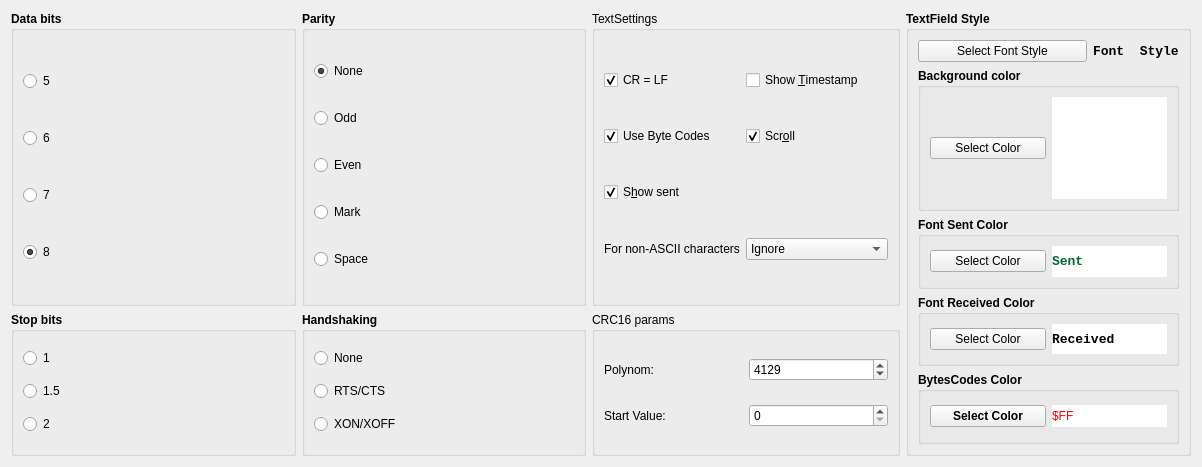
<?xml version="1.0" encoding="UTF-8"?>
<ui version="4.0">
 <class>Form</class>
 <widget class="QWidget" name="Form">
  <property name="geometry">
   <rect>
    <x>0</x>
    <y>0</y>
    <width>1202</width>
    <height>467</height>
   </rect>
  </property>
  <property name="windowTitle">
   <string>Settings</string>
  </property>
  <property name="windowIcon">
   <iconset resource="logo.qrc">
    <normaloff>:/Settings/icon/customize.bmp</normaloff>:/Settings/icon/customize.bmp</iconset>
  </property>
  <layout class="QGridLayout" name="gridLayout">
   <item row="0" column="0" rowspan="2">
    <widget class="QGroupBox" name="GBDatabits">
     <property name="font">
      <font>
       <weight>75</weight>
       <bold>true</bold>
      </font>
     </property>
     <property name="title">
      <string>Data bits</string>
     </property>
     <property name="checkable">
      <bool>false</bool>
     </property>
     <layout class="QGridLayout" name="gridLayout_2">
      <item row="2" column="0">
       <widget class="QRadioButton" name="RBDatabits6">
        <property name="font">
         <font>
          <weight>50</weight>
          <bold>false</bold>
         </font>
        </property>
        <property name="text">
         <string>6</string>
        </property>
       </widget>
      </item>
      <item row="1" column="0">
       <widget class="QRadioButton" name="RBDatabits5">
        <property name="font">
         <font>
          <weight>50</weight>
          <bold>false</bold>
         </font>
        </property>
        <property name="text">
         <string>5</string>
        </property>
       </widget>
      </item>
      <item row="3" column="0">
       <widget class="QRadioButton" name="RBDatabits7">
        <property name="font">
         <font>
          <weight>50</weight>
          <bold>false</bold>
         </font>
        </property>
        <property name="text">
         <string>7</string>
        </property>
       </widget>
      </item>
      <item row="4" column="0">
       <widget class="QRadioButton" name="RBDatabits8">
        <property name="font">
         <font>
          <weight>50</weight>
          <bold>false</bold>
         </font>
        </property>
        <property name="text">
         <string>8</string>
        </property>
        <property name="checked">
         <bool>true</bool>
        </property>
       </widget>
      </item>
     </layout>
    </widget>
   </item>
   <item row="0" column="1" rowspan="2">
    <widget class="QGroupBox" name="GBParity">
     <property name="font">
      <font>
       <weight>75</weight>
       <bold>true</bold>
      </font>
     </property>
     <property name="title">
      <string>Parity</string>
     </property>
     <layout class="QGridLayout" name="gridLayout_3">
      <item row="3" column="0">
       <widget class="QRadioButton" name="RBParityMark">
        <property name="font">
         <font>
          <weight>50</weight>
          <bold>false</bold>
         </font>
        </property>
        <property name="text">
         <string>Mark</string>
        </property>
       </widget>
      </item>
      <item row="0" column="0">
       <widget class="QRadioButton" name="RBParityNone">
        <property name="font">
         <font>
          <weight>50</weight>
          <bold>false</bold>
         </font>
        </property>
        <property name="text">
         <string>None</string>
        </property>
        <property name="checked">
         <bool>true</bool>
        </property>
       </widget>
      </item>
      <item row="1" column="0">
       <widget class="QRadioButton" name="RBParityOdd">
        <property name="font">
         <font>
          <weight>50</weight>
          <bold>false</bold>
         </font>
        </property>
        <property name="text">
         <string>Odd</string>
        </property>
       </widget>
      </item>
      <item row="2" column="0">
       <widget class="QRadioButton" name="RBParityEven">
        <property name="font">
         <font>
          <weight>50</weight>
          <bold>false</bold>
         </font>
        </property>
        <property name="text">
         <string>Even</string>
        </property>
       </widget>
      </item>
      <item row="4" column="0">
       <widget class="QRadioButton" name="RBParitySpace">
        <property name="font">
         <font>
          <weight>50</weight>
          <bold>false</bold>
         </font>
        </property>
        <property name="text">
         <string>Space</string>
        </property>
       </widget>
      </item>
     </layout>
    </widget>
   </item>
   <item row="2" column="0">
    <widget class="QGroupBox" name="GBStopBits">
     <property name="font">
      <font>
       <weight>75</weight>
       <bold>true</bold>
      </font>
     </property>
     <property name="title">
      <string>Stop bits</string>
     </property>
     <layout class="QGridLayout" name="gridLayout_4">
      <item row="0" column="0">
       <widget class="QRadioButton" name="RBStopbits1">
        <property name="font">
         <font>
          <weight>50</weight>
          <bold>false</bold>
         </font>
        </property>
        <property name="text">
         <string>1</string>
        </property>
       </widget>
      </item>
      <item row="1" column="0">
       <widget class="QRadioButton" name="RBStopbits15">
        <property name="font">
         <font>
          <weight>50</weight>
          <bold>false</bold>
         </font>
        </property>
        <property name="text">
         <string>1.5</string>
        </property>
       </widget>
      </item>
      <item row="2" column="0">
       <widget class="QRadioButton" name="RBStopbits2">
        <property name="font">
         <font>
          <weight>50</weight>
          <bold>false</bold>
         </font>
        </property>
        <property name="text">
         <string>2</string>
        </property>
       </widget>
      </item>
     </layout>
    </widget>
   </item>
   <item row="2" column="1">
    <widget class="QGroupBox" name="GBHandshaking">
     <property name="font">
      <font>
       <weight>75</weight>
       <bold>true</bold>
      </font>
     </property>
     <property name="title">
      <string>Handshaking</string>
     </property>
     <layout class="QGridLayout" name="gridLayout_5">
      <item row="1" column="0">
       <widget class="QRadioButton" name="RBHandRts">
        <property name="font">
         <font>
          <weight>50</weight>
          <bold>false</bold>
         </font>
        </property>
        <property name="text">
         <string>RTS/CTS</string>
        </property>
       </widget>
      </item>
      <item row="0" column="0">
       <widget class="QRadioButton" name="RBHandNone">
        <property name="font">
         <font>
          <weight>50</weight>
          <bold>false</bold>
         </font>
        </property>
        <property name="text">
         <string>None</string>
        </property>
       </widget>
      </item>
      <item row="2" column="0">
       <widget class="QRadioButton" name="RBHandXOnOFf">
        <property name="font">
         <font>
          <weight>50</weight>
          <bold>false</bold>
         </font>
        </property>
        <property name="text">
         <string>XON/XOFF</string>
        </property>
       </widget>
      </item>
     </layout>
    </widget>
   </item>
   <item row="2" column="3">
    <widget class="QGroupBox" name="GBCRC">
     <property name="title">
      <string>CRC16 params</string>
     </property>
     <layout class="QGridLayout" name="gridLayout_9">
      <item row="0" column="1">
       <widget class="QSpinBox" name="SpinPoly">
        <property name="maximum">
         <number>9999</number>
        </property>
        <property name="value">
         <number>4129</number>
        </property>
       </widget>
      </item>
      <item row="0" column="0">
       <widget class="QLabel" name="LblPoly">
        <property name="text">
         <string>Polynom:</string>
        </property>
       </widget>
      </item>
      <item row="1" column="0">
       <widget class="QLabel" name="LblStart">
        <property name="text">
         <string>Start Value: </string>
        </property>
       </widget>
      </item>
      <item row="1" column="1">
       <widget class="QSpinBox" name="SpinStart">
        <property name="maximum">
         <number>65535</number>
        </property>
       </widget>
      </item>
     </layout>
    </widget>
   </item>
   <item row="0" column="3" rowspan="2">
    <widget class="QGroupBox" name="CBTextSettings">
     <property name="title">
      <string>TextSettings</string>
     </property>
     <layout class="QGridLayout" name="gridLayout_8">
      <item row="0" column="0">
       <widget class="QCheckBox" name="CBEndLine">
        <property name="text">
         <string>CR = LF</string>
        </property>
        <property name="checked">
         <bool>true</bool>
        </property>
       </widget>
      </item>
      <item row="0" column="1">
       <widget class="QCheckBox" name="CBTime">
        <property name="text">
         <string>Show &amp;Timestamp</string>
        </property>
       </widget>
      </item>
      <item row="1" column="0">
       <widget class="QCheckBox" name="CBBytes">
        <property name="text">
         <string>Use Byte Codes</string>
        </property>
        <property name="checked">
         <bool>true</bool>
        </property>
       </widget>
      </item>
      <item row="1" column="1">
       <widget class="QCheckBox" name="CBScroll">
        <property name="text">
         <string>Scr&amp;oll</string>
        </property>
        <property name="checked">
         <bool>true</bool>
        </property>
       </widget>
      </item>
      <item row="2" column="0">
       <widget class="QCheckBox" name="CBShowSent">
        <property name="text">
         <string>S&amp;how sent </string>
        </property>
        <property name="checked">
         <bool>true</bool>
        </property>
       </widget>
      </item>
      <item row="3" column="0">
       <widget class="QLabel" name="LblDecode">
        <property name="text">
         <string>For non-ASCII characters</string>
        </property>
       </widget>
      </item>
      <item row="3" column="1">
       <widget class="QComboBox" name="CBDecode">
        <item>
         <property name="text">
          <string>Ignore</string>
         </property>
        </item>
        <item>
         <property name="text">
          <string>Red ? symbols</string>
         </property>
        </item>
        <item>
         <property name="text">
          <string>Decode in Win-1251</string>
         </property>
        </item>
       </widget>
      </item>
     </layout>
    </widget>
   </item>
   <item row="0" column="4" rowspan="3">
    <widget class="QGroupBox" name="GBColor">
     <property name="font">
      <font>
       <weight>75</weight>
       <bold>true</bold>
      </font>
     </property>
     <property name="title">
      <string>TextField Style</string>
     </property>
     <layout class="QGridLayout" name="gridLayout_6">
      <item row="0" column="0" colspan="3">
       <widget class="QPushButton" name="BtnFont">
        <property name="font">
         <font>
          <weight>50</weight>
          <bold>false</bold>
         </font>
        </property>
        <property name="text">
         <string>Select Font Style</string>
        </property>
       </widget>
      </item>
      <item row="0" column="3">
       <widget class="QLabel" name="LblFont">
        <property name="font">
         <font>
          <family>Consolas</family>
          <pointsize>10</pointsize>
         </font>
        </property>
        <property name="text">
         <string>Font  Style</string>
        </property>
       </widget>
      </item>
      <item row="1" column="0" rowspan="2" colspan="4">
       <widget class="QGroupBox" name="GBBackColor">
        <property name="font">
         <font>
          <weight>75</weight>
          <bold>true</bold>
         </font>
        </property>
        <property name="title">
         <string>Background color</string>
        </property>
        <layout class="QHBoxLayout" name="horizontalLayout">
         <item>
          <widget class="QPushButton" name="BtnBackgroundColor">
           <property name="font">
            <font>
             <weight>50</weight>
             <bold>false</bold>
            </font>
           </property>
           <property name="text">
            <string>Select Color</string>
           </property>
          </widget>
         </item>
         <item>
          <widget class="QLabel" name="LblBackgroundColor">
           <property name="styleSheet">
            <string notr="true">background-color: rgb(255,255,255)</string>
           </property>
           <property name="text">
            <string/>
           </property>
          </widget>
         </item>
        </layout>
       </widget>
      </item>
      <item row="3" column="0" colspan="4">
       <widget class="QGroupBox" name="GBSent">
        <property name="font">
         <font>
          <weight>75</weight>
          <bold>true</bold>
         </font>
        </property>
        <property name="title">
         <string>Font Sent Color</string>
        </property>
        <layout class="QHBoxLayout" name="horizontalLayout_2">
         <item>
          <widget class="QPushButton" name="BtnSentColor">
           <property name="font">
            <font>
             <weight>50</weight>
             <bold>false</bold>
            </font>
           </property>
           <property name="text">
            <string>Select Color</string>
           </property>
          </widget>
         </item>
         <item>
          <widget class="QLabel" name="LblSentColor">
           <property name="font">
            <font>
             <family>Consolas</family>
             <pointsize>10</pointsize>
            </font>
           </property>
           <property name="styleSheet">
            <string notr="true">background-color: rgb(255,255,255); color: rgb(00,102,51)</string>
           </property>
           <property name="text">
            <string>Sent</string>
           </property>
          </widget>
         </item>
        </layout>
       </widget>
      </item>
      <item row="4" column="0" colspan="4">
       <widget class="QGroupBox" name="GBReceived">
        <property name="font">
         <font>
          <weight>75</weight>
          <bold>true</bold>
         </font>
        </property>
        <property name="title">
         <string>Font Received Color</string>
        </property>
        <layout class="QHBoxLayout" name="horizontalLayout_3">
         <item>
          <widget class="QPushButton" name="BtnReceivedColor">
           <property name="font">
            <font>
             <weight>50</weight>
             <bold>false</bold>
            </font>
           </property>
           <property name="text">
            <string>Select Color</string>
           </property>
          </widget>
         </item>
         <item>
          <widget class="QLabel" name="LblReceivedColor">
           <property name="font">
            <font>
             <family>Consolas</family>
             <pointsize>10</pointsize>
            </font>
           </property>
           <property name="styleSheet">
            <string notr="true">background-color: white</string>
           </property>
           <property name="text">
            <string>Received</string>
           </property>
          </widget>
         </item>
        </layout>
       </widget>
      </item>
      <item row="5" column="0" colspan="4">
       <widget class="QGroupBox" name="GBByteColor">
        <property name="title">
         <string>BytesCodes Color</string>
        </property>
        <layout class="QGridLayout" name="gridLayout_7">
         <item row="0" column="0">
          <widget class="QPushButton" name="BtnColorByte">
           <property name="text">
            <string>Select Color</string>
           </property>
          </widget>
         </item>
         <item row="0" column="1">
          <widget class="QLabel" name="LblColorByte">
           <property name="font">
            <font>
             <weight>50</weight>
             <bold>false</bold>
            </font>
           </property>
           <property name="styleSheet">
            <string notr="true">background-color:rgb(255, 255, 255); color:rgb(255, 0, 0);</string>
           </property>
           <property name="text">
            <string>$FF</string>
           </property>
          </widget>
         </item>
        </layout>
       </widget>
      </item>
     </layout>
    </widget>
   </item>
  </layout>
 </widget>
 <tabstops>
  <tabstop>RBDatabits5</tabstop>
  <tabstop>RBDatabits6</tabstop>
  <tabstop>RBDatabits7</tabstop>
  <tabstop>RBDatabits8</tabstop>
  <tabstop>RBParityNone</tabstop>
  <tabstop>RBParityOdd</tabstop>
  <tabstop>RBParityEven</tabstop>
  <tabstop>RBParityMark</tabstop>
  <tabstop>RBParitySpace</tabstop>
  <tabstop>RBStopbits1</tabstop>
  <tabstop>RBStopbits15</tabstop>
  <tabstop>RBStopbits2</tabstop>
  <tabstop>RBHandNone</tabstop>
  <tabstop>RBHandRts</tabstop>
 </tabstops>
 <resources>
  <include location="logo.qrc"/>
 </resources>
 <connections/>
</ui>
